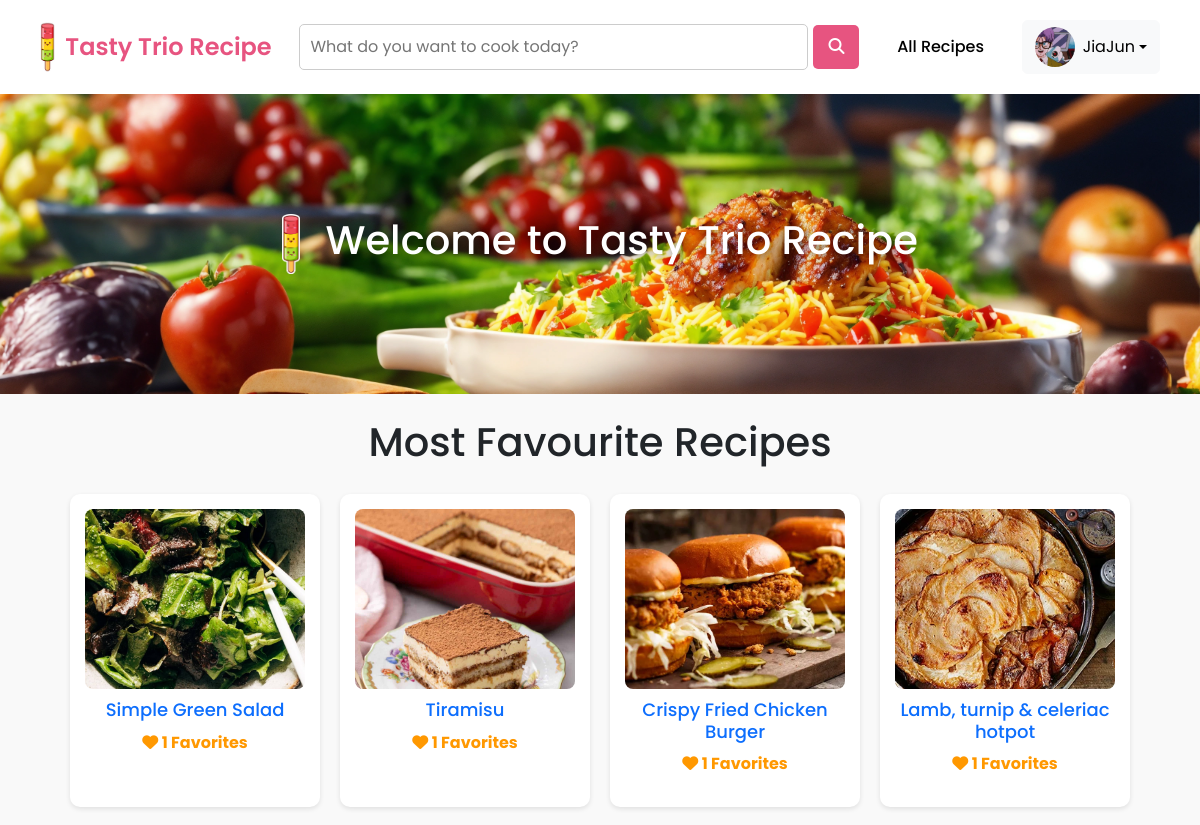
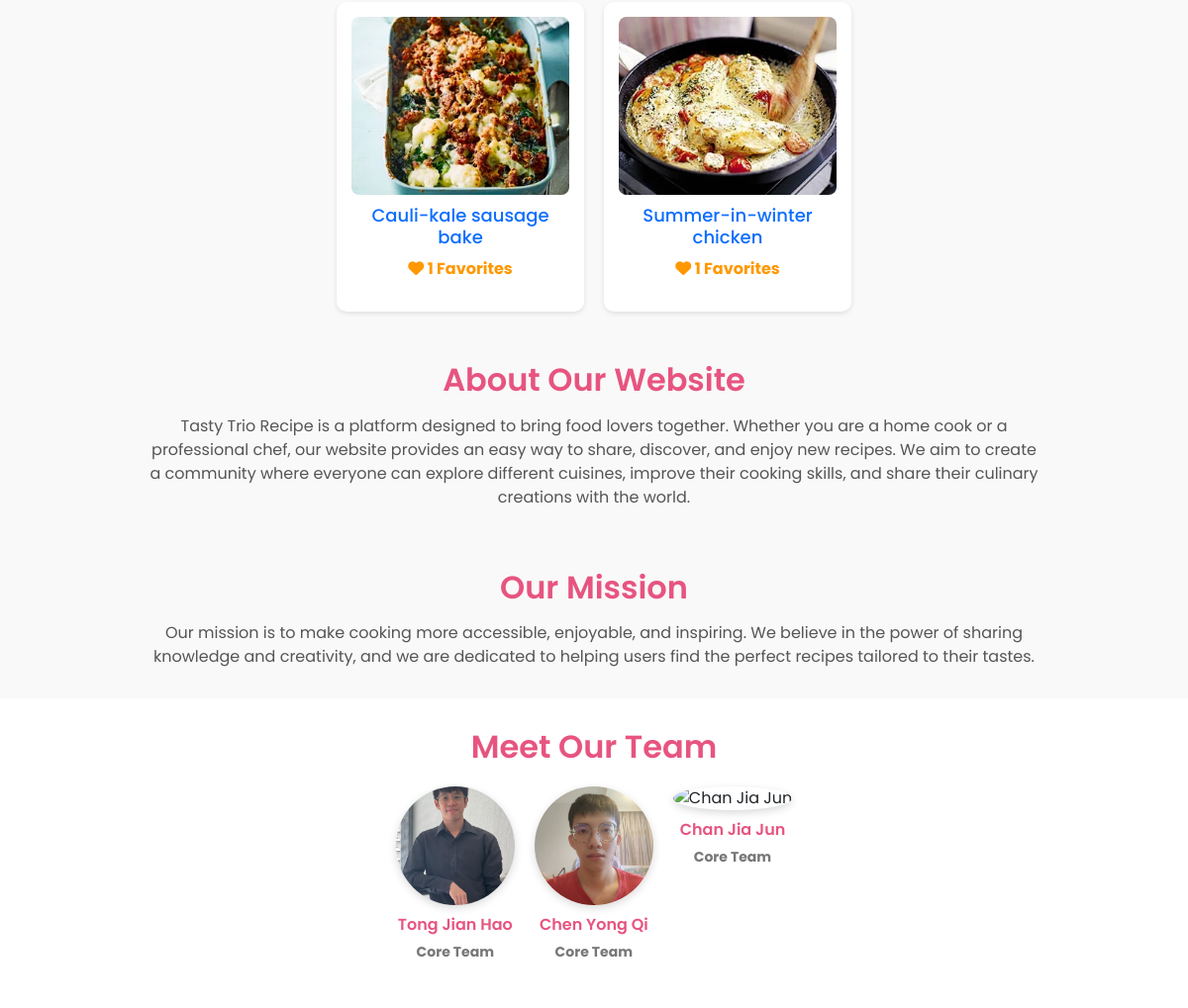
The page /home.php (signed in) on the database its author committed (2 pictures, top to bottom).
### tables this page shows
CREATE TABLE `registered_user` (
  `userID` int(11) NOT NULL,
  `userImg` varchar(255) DEFAULT NULL,
  `userName` varchar(255) NOT NULL,
  `userEmail` varchar(255) NOT NULL,
  `userPass` varchar(255) NOT NULL,
  `userBio` text DEFAULT NULL,
  `favID` int(11) DEFAULT NULL,
  `reset_token` varchar(255) DEFAULT NULL,
  `userStatus` enum('Active','Inactive','Banned') NOT NULL DEFAULT 'Active'
);

CREATE TABLE `recipe` (
  `recipeID` int(11) NOT NULL,
  `recipeImg` varchar(255) DEFAULT NULL,
  `recipeName` varchar(255) NOT NULL,
  `recipeIngred` text NOT NULL,
  `recipeDesc` text NOT NULL,
  `recipeDate` timestamp NOT NULL DEFAULT current_timestamp(),
  `recipeStatus` enum('Pending','Approved','Rejected','Re-Submitted') NOT NULL,
  `remark` text DEFAULT NULL,
  `userID` int(11) DEFAULT NULL,
  `diffID` int(11) DEFAULT NULL,
  `typeID` int(11) DEFAULT NULL
);

### home.php (the view, shortened to what this page needs)
<?php
include 'db.php';
$userImg = 'uploads/default.png';
$userName = 'Guest';
if (isset($_SESSION['userID'])) {
    $userID = $_SESSION['userID'];
    $query = "SELECT userImg, userName FROM registered_user WHERE userID = ?";
    $stmt = $conn->prepare($query);
    if ($stmt) {
        $stmt->bind_param("i", $userID);
        if ($stmt->execute()) {
            $result = $stmt->get_result();
            if ($result->num_rows > 0) {
                $userData = $result->fetch_assoc();
                $userImg = $userData['userImg'];
                $userName = $userData['userName'];
            }
        }
    }
}
$sql = "SELECT r.recipeID, r.recipeImg, r.recipeName, COUNT(f.favID) AS favorite_count
        FROM recipe r
        JOIN favorite f ON r.recipeID = f.recipeID
        GROUP BY r.recipeID
        ORDER BY favorite_count DESC
        LIMIT 6";
$result = $conn->query($sql);
?>
<!DOCTYPE html>
<html lang="en">
<head>
    <link rel="stylesheet" href="https://cdn.jsdelivr.net/npm/bootstrap@5.3.0/dist/css/bootstrap.min.css">
    <link rel="stylesheet" href="https://cdnjs.cloudflare.com/ajax/libs/font-awesome/6.4.2/css/all.min.css">
</head>
<body>
<?php include('header.php'); ?>
<header class="hero">
    <div class="hero-content">
        <img src="assets/pic/TastyTrioLogo.png" alt="Tasty Trio Recipe Logo">
        <h1>Welcome to Tasty Trio Recipe</h1>
    </div>
</header>
<h1 class="text-center mt-4">Most Favourite Recipes</h1>
<div class="recipe-container">
    <?php while ($row = $result->fetch_assoc()) { ?>
        <a href="user_recipe_details.php?id=<?= $row['recipeID'] ?>" class="recipe-card">
            <img src="<?= htmlspecialchars($row['recipeImg']) ?>" alt="<?= htmlspecialchars($row['recipeName']) ?>">
        <h5><?= $row['recipeName'] ?></h5>
            <p class="favorite-count"><i class="fa fa-heart"></i> <?= $row['favorite_count'] ?> Favorites</p>
        </a>
    <?php } ?>
</div>
<?php include('about_us.php'); ?>
</body>
</html>

### header.php (shortened to what this page needs)
<!DOCTYPE html>
<html lang="en">
<head>
</head>
<body>
<header>
    <div class="logo-title">
        <img src="assets/pic/TastyTrioLogo.png" alt="Logo">
        <a href="home.php"><h1>Tasty Trio Recipe</h1></a>
    </div>
    <form action="searchRecipe.php" method="GET" class="search-bar">
        <input type="text" name="query" placeholder="What do you want to cook today?" required>
        <button type="submit"><i class="fas fa-search"></i></button>
    </form>
    <nav class="navbar">
        <a href="eRecipeList.php"> All Recipes</a>
    </nav>
    <div class="profile-dropdown">
        <button class="btn btn-light dropdown-toggle d-flex align-items-center" type="button" id="dropdownMenuButton" data-bs-toggle="dropdown" aria-expanded="false">
            <img src="<?php echo htmlspecialchars($userImg); ?>" alt="Profile">
            <span class="ms-2"><?php echo htmlspecialchars($userName); ?></span>
        </button>
    </div>
</header>
</body>
</html>

### home.php (style rules this page uses)
body { font-family: 'Poppins', sans-serif; margin: 0; padding: 0; background-color: #f9f9f9; }
.hero { background: url('assets/pic/banner.jpg') no-repeat center center/cover; height: 300px; display: flex; align-items: center; justify-content: center; text-align: center; color: white; font-size: 32px; font-weight: bold; text-shadow: 2px 2px 8px rgba(0, 0, 0, 0.5); padding: 20px; }
.hero img { height: 60px; margin-right: 10px; }
.hero-content { display: flex; align-items: center; gap: 15px; }
.recipe-container { display: flex; justify-content: center; flex-wrap: wrap; gap: 20px; padding: 20px; }
.recipe-card { text-decoration: none; background: white; border-radius: 10px; padding: 15px; box-shadow: 0 2px 5px rgba(0, 0, 0, 0.1); text-align: center; width: 250px; transition: transform 0.3s ease-in-out; cursor: pointer; }
.recipe-card img { width: 100%; height: 180px; object-fit: cover; border-radius: 8px; }
.recipe-card h5 { margin: 10px 0; font-size: 18px; }
.favorite-count { color: #ff9800; font-weight: bold; }

### header.php (style rules this page uses)
body { font-family: 'Poppins', sans-serif; margin: 0; padding: 0; background-color: #f9f9f9; }
header { display: flex; justify-content: space-between; align-items: center; padding: 20px 40px; background-color: white; }
.logo-title { display: flex; align-items: center; }
.logo-title img { height: 50px; margin-right: 10px; }
.logo-title a { text-decoration: none; }
.logo-title h1 { font-size: 24px; font-weight: 600; margin: 0; color: #E75480; }
.search-bar { display: flex; align-items: center; width: 50%; }
.search-bar input { flex-grow: 1; padding: 10px; border: 1px solid #ccc; border-radius: 5px; font-family: 'Poppins', sans-serif; }
.search-bar button { background-color: #E75480; color: white; border: none; padding: 10px 15px; border-radius: 5px; cursor: pointer; margin-left: 5px; }
.navbar { display: flex; gap: 20px; }
.navbar a { text-decoration: none; color: black; font-weight: 500; padding: 5px 10px; transition: color 0.3s ease, border-bottom 0.3s ease; }
.profile-dropdown { position: relative; display: inline-block; }
.profile-dropdown img { width: 40px; height: 40px; border-radius: 50%; object-fit: cover; cursor: pointer; }

### about_us.php (style rules this page uses)
body { font-family: 'Poppins', sans-serif; background-color: #f9f9f9; }

### rows shown on the page
registered_user: userImg (picture), userName "JiaJun"
recipe: recipeImg (picture), recipeName "Simple Green Salad", favorite_count "1"
recipe: recipeImg (picture), recipeName "Tiramisu", favorite_count "1"
recipe: recipeImg (picture), recipeName "Crispy Fried Chicken Burger", favorite_count "1"
recipe: recipeImg (picture), recipeName "Lamb, turnip & celeriac hotpot", favorite_count "1"
recipe: recipeImg (picture), recipeName "Cauli-kale sausage bake", favorite_count "1"
recipe: recipeImg (picture), recipeName "Summer-in-winter chicken", favorite_count "1"
